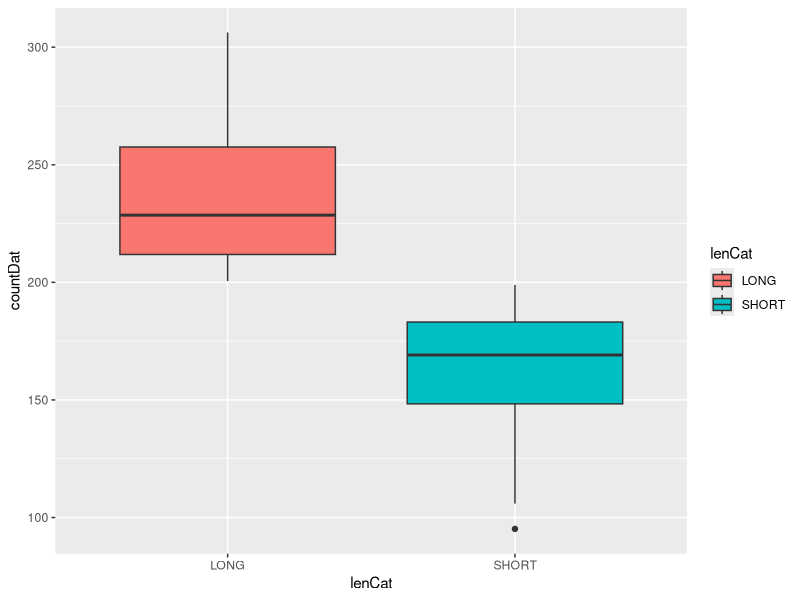

Recreate this plot in R.
## ---- chunk 1
knitr::opts_chunk$set(echo = TRUE)
## ---- chunk 2
# set sample size 
n <- 100
#simulate length data 
lenDat <- rnorm(n=n, mean=400, sd=100)

#simulate counts that are correlated to length, but with measurment error

error <- runif(n=n, min=.80, max = 1.25)

countDat <- lenDat * .5

coutDat <- countDat * error

#simulate truly random counts

#countDat <- rnorm(n=n, mean=500, sd=150)

#combine everything, leaving a column for the classes 
library(tidyverse)

lenCat <- character(length= n)

dat <- data.frame(countDat, lenDat, lenCat, stringsAsFactors = FALSE)

# add to empty column in data so that it categorizes the lengths into long and short #I'm 100% sure there's an easier way to do this

 rownum <- 0
 meanLen <- mean(dat[,2])
 
for (x in 1:length(dat[,2])) {
  rownum <- 1 + rownum
  if (dat[rownum,2] >= meanLen) {
    dat[rownum,3] <- "LONG"
  }else{
    dat[rownum,3] <- "SHORT"
  }
}


## ---- chunk 3
#run ANOVA

ANOmodel <- aov(countDat~lenCat, data=dat)
summary(ANOmodel)

#graph

ANOplot <- ggplot(data=dat,
                 aes(x=lenCat,y=countDat,
                     fill=lenCat)) +
  geom_boxplot()
print(ANOplot) 

